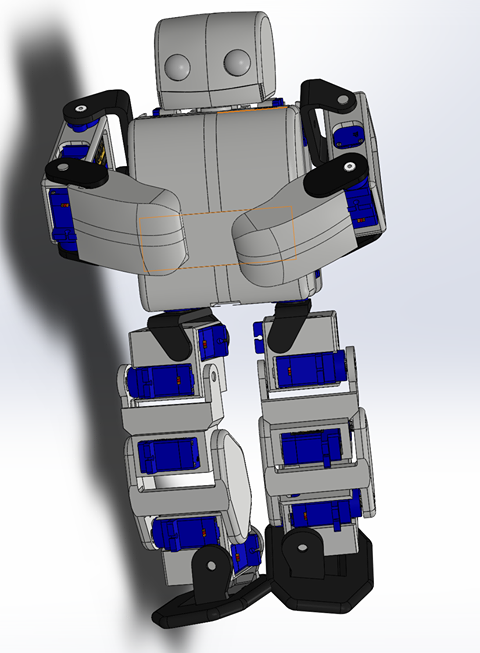
#> input picture media/cad.png, 480 x 653 px, given in place of the camera
$ python object_detector.py   (older library calls are emulated)
#> lines starting #> are read from the running program, lines starting #| are printed output that depends on the picture; after the words box and inside, x2 and y2 are one past the last pixel; in counts of white or black regions, pixels touching at a corner belong together
#!/usr/bin/env python
import cv2
import numpy as np
import time


class ObjectDetector:
    def __init__(self,
                 thresh_lower=(10, 141, 131),
                 thresh_upper=(23, 255, 255),
                 radius=0,
                 min_radius=2,
                 ymid=480 / 2.0,
                 xmid=640 / 2.0):

        self.thresh_lower = (92, 46, 25)  # purple
        self.thresh_upper = (167, 163, 255)  # purple
        self.radius = radius
        self.min_radius = min_radius
        self.ymid = ymid
        self.xmid = xmid
        self.centre = (xmid, ymid)
        self.font = cv2.FONT_HERSHEY_SIMPLEX
        self.bottomLeftCornerOfText = (10, 400)
        self.fontScale = 1
        self.fontColor = (255, 0, 0)
        self.lineType = 2
        self.cam = 0
        self.iterations = 5
        self.cap = cv2.VideoCapture(self.cam)
        # self.cap.set(cv2.CV_CAP_PROP_FPS, 60)

        self.x_dist = 1.43  # meters
        self.y_dist = 1.04  # meters
        self.z_dist = 1.89  # meters

        self.pixel_x = self.x_dist / 640.0
        self.pixel_y = self.y_dist / 480

        self.x_position = 0
        self.y_position = 0
        self.z_position = 0

    def detect(self):
        """ Detect the object's position in pixel coordinates
        """
        cap = self.cap
        ret, frame = cap.read()
#> frame is the input picture: shape (653, 480, 3); mean B, G, R 175.9, 168, 167.4

        # print(frame.shape)
        # ret is True or False (connected or not).
        # frame is the next frame from the camera using cap.read()

        # Our operations on the frame come here
        # convert frame to HSV cspace
        # (,) denotes gaussian kernel size
        blurred = cv2.GaussianBlur(frame, (11, 11), 0)
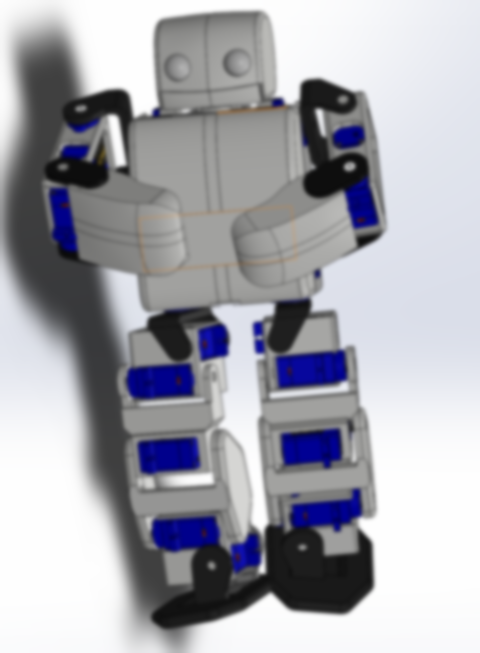
#> blurred: shape (653, 480, 3); mean B, G, R 175.9, 168, 167.4
        hsv = cv2.cvtColor(blurred, cv2.COLOR_BGR2HSV)
#> hsv: shape (653, 480, 3); mean H, S, V 60.3, 17.9, 176.5

        # make a mask for the desired color and threshold the image
        mask = cv2.inRange(hsv, self.thresh_lower, self.thresh_upper)
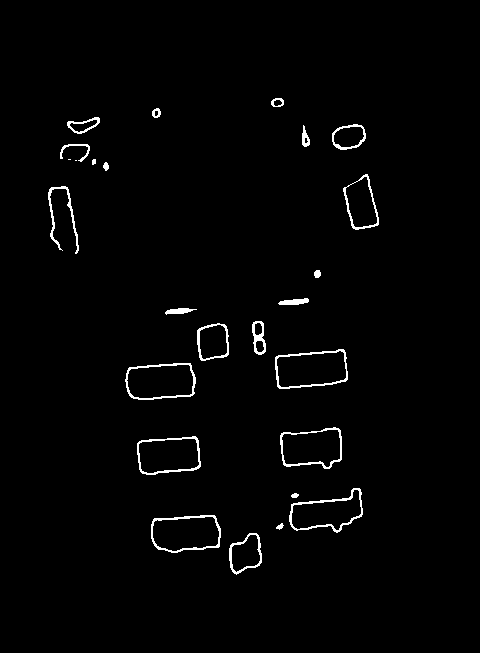
#> mask: shape (653, 480); 1.6% white in thin lines or dots, all inside (x1, y1, x2, y2) = (48, 98, 379, 575)
        # Perform erosions to remove noise
        mask = cv2.erode(mask, None, iterations=self.iterations)
#> mask: shape (653, 480); every value is 0
        # Perform dialations to restore the eroded shape
        mask = cv2.dilate(mask, None, iterations=self.iterations)
        # cv2.imshow('processed', mask)

        # find mask contours
        cnts, hierarchy = cv2.findContours(mask.copy(), cv2.RETR_EXTERNAL,
                                           cv2.CHAIN_APPROX_SIMPLE)
#> cnts = []
        # RETR_EXTERNAL only find outer/most extreme contours

        # now sort contours by size
        if len(list(cnts)) > 0:
            # Retrieve the largest captured contour
            cnt_max = max(cnts, key=cv2.contourArea)

            # [13 lines of commented-out code are left out]
            ((x, y), radius) = cv2.minEnclosingCircle(cnt_max)

            M = cv2.moments(cnt_max)
            centre = (int(M["m10"] / M["m00"]), int(M["m01"] / M["m00"]))

        else:
            centre = (self.xmid, self.ymid)
            radius = self.radius

            # only proceed if the radius meets a minimum size
        radius = int(radius)
        if radius > self.min_radius:
            cv2.circle(frame, centre, radius, (0, 140, 255),
                       2)  # -1 is full circle, 2 is outline
            # print(radius)

        if len(list(cnts)) > 0:
            # Draw Crosshairs
            cv2.line(frame, (centre[0], 0), (centre[0], 480), (0, 140, 255), 2)
            cv2.line(frame, (0, centre[1]), (640, centre[1]), (0, 140, 255), 2)

            # PRINT X,Y POSITION
            # Global Zero x: 0.208
            # Global Zero y: 0.3940
            self.x_position = (640 - centre[0]) * self.pixel_x - 0.208
            print("X Position: {}".format(self.x_position))
            self.y_position = centre[1] * self.pixel_y - 0.394
            print("Y Position: {}".format(self.y_position))
            # 13px Radius at 0.020m height
            # 20px at 0.079m height
            # actual radius is 0.0225 m
            m = (0.079 - 0.02) / (20 - 13)
            b = 0.079 - 20 * m
            self.z_position = radius * m + b
            print("Z Position: {}".format(self.z_position))


            print("RADIUS: {}".format(radius))

        vision = [radius, centre, frame]
        return vision

    def show(self):

        while (True):

            start_time = time.time()

            vision_param = self.detect()
#> vision_param = 3 items

            end_time = time.time()

            print("FPS: {}".format(1.0 / (end_time - start_time)))
            # radius = vision_param[0]
            # centre = vision_param[1]
            frame = vision_param[2]

            # show img
            cv2.imshow('frame', frame)

            # quit program
            # NOTE: value in waitKey is in ms, this is how long we wait before
            # calling loop again
            if cv2.waitKey(16) == 27:
#> (key Esc is pressed here)
                break

        # When everything done, release the capture
#> (the run stopped early here; a loop or call above may not have finished)
